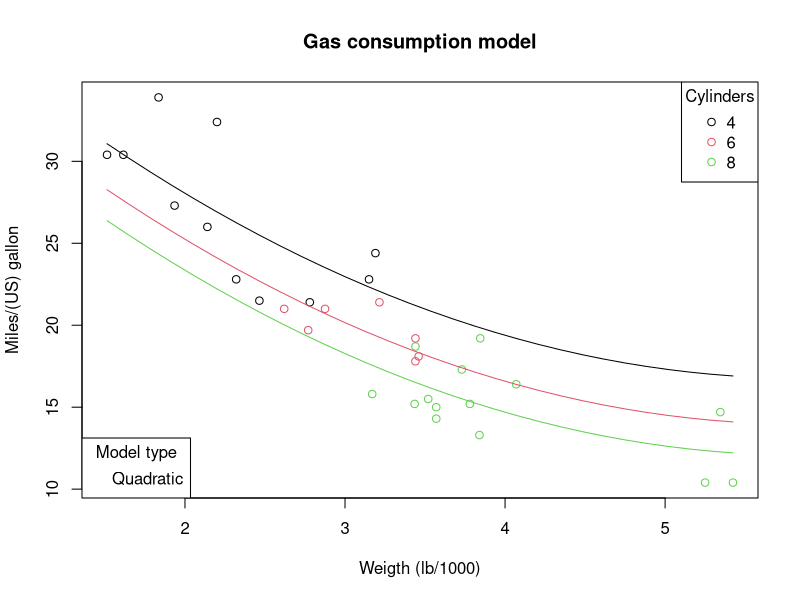

Here is the R script that generated this plot:
## ---- chunk 1
modelFit <- lm( mpg ~ as.factor(cyl) + poly(wt, degree = 2), data = mtcars)
## ---- chunk 2
c <- as.factor(mtcars$cyl)
x <- mtcars$wt
xRange <- range(mtcars$wt)

plot(mpg ~ wt, data = mtcars, col = c,
         xlab = "Weigth (lb/1000)", ylab = "Miles/(US) gallon",
         main = "Gas consumption model")
    legend(x = "topright",
           pch = rep(1, length(levels(c)) ),
           col = labels(c),
           title = "Cylinders",
           legend = levels(c))
    legend(x = "bottomleft",
           title = "Model type",
           legend = "Quadratic" ) 
    
    gasFit <- lm(mpg ~ poly(x, degree = 2, raw = TRUE) + c, data = mtcars)

    for (i in 1:length(levels(c))) {
      xValues <- seq(xRange[1], xRange[2], length.out = 30)
      xFactor <- rep(levels(c)[i],  30)
      
      xDf <- data.frame(x = xValues, c = xFactor)
  
      results <- predict(gasFit, newdata = xDf)
  
      lines(xValues, results, col = labels(c)[i])
      
    }
## ---- chunk 3
    
format(predict(modelFit, newdata = data.frame(wt = 2, cyl = "6")), digits = 1, nsmall = 2)
format(summary(modelFit)$adj.r.squared, digits =1, nsmall = 3)
